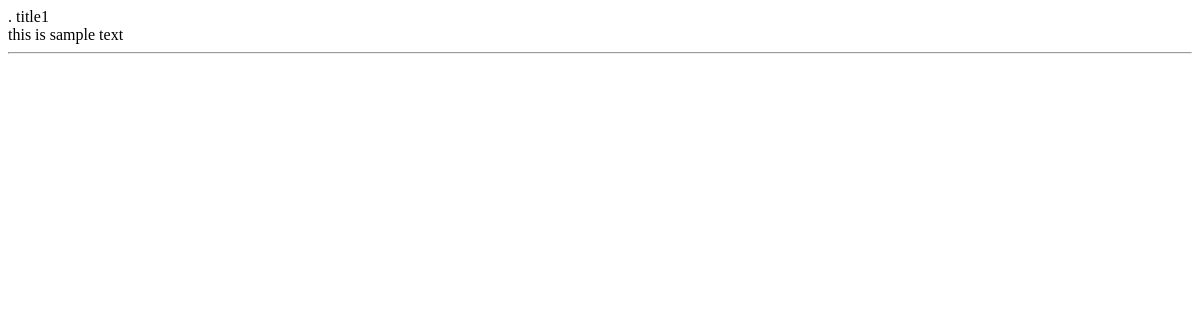
The page /list/ on the database as committed earlier.
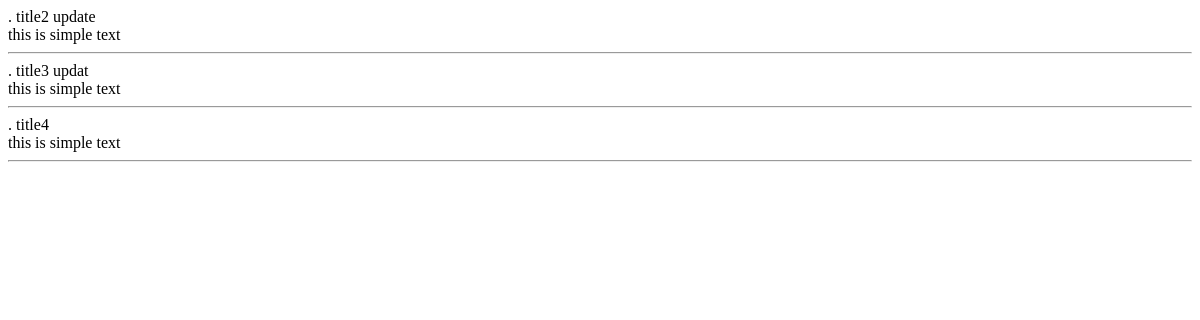
The same page on the database as committed later.
### myapp/models.py (models this page shows, shortened)
class AppModel(models.Model):
    title = models.CharField(max_length=255)
    desc = models.TextField()

### myapp/views.py (the view)
# urls.py: path('list/',views.list_view,name='list_view'),
def list_view(request):
    context = {}
    context["dataset"]=AppModel.objects.all()
    return render(request,'list_view.html',context)

### myapp/templates/list_view.html
<div class="main">
    {% for data in dataset %}.
    {{ data.title }}<br/>
    {{ data.desc }}<br/>
    <hr/>
    {% endfor %}
</div>

Rows that differ between the two databases and show on the page:
removed AppModel: title "title1", desc "this is sample text"
added AppModel: title "title2 update", desc "this is simple text"
added AppModel: title "title3 updat", desc "this is simple text"
added AppModel: title "title4", desc "this is simple text"
